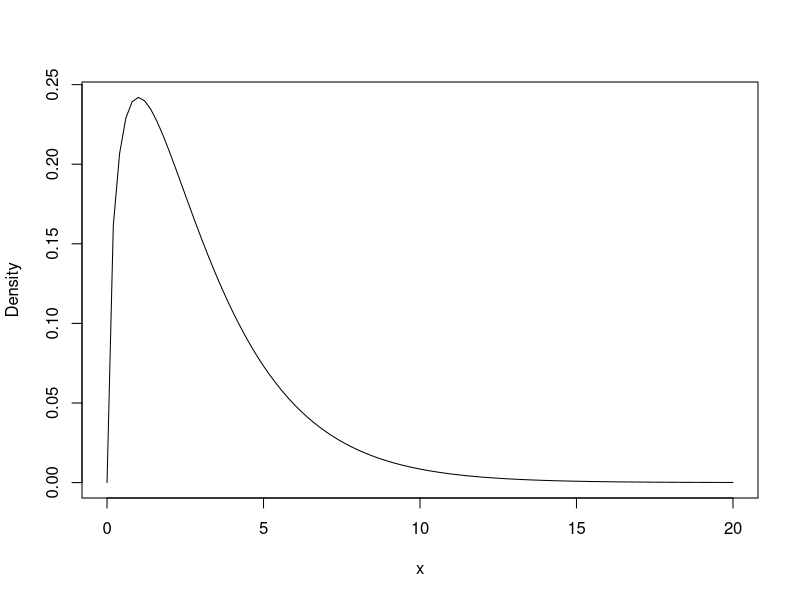

The R script that drew this image: (Note: this script raises an error after producing the figure.)
## ---- chunk 1
knitr::opts_chunk$set(echo = TRUE, highlight=FALSE)
## ---- chunk 2
# Set the random seed
set.seed(10312002)
# Plot the density curve of a chi-squared distribution with 3 degrees of freedom
dcur<-curve(dchisq(x, df = 3), from = 0, to = 20, xlab = "x", ylab = "Density")
print(dcur)
## ---- chunk 3
# Set the degrees of freedom and population mean and standard deviation
df <- 3
mu <- 3
sigma <- 2.45

# Set the sample sizes
sizes <- c(8, 23, 52)

# Set the number of repetitions
reps <- 10000

# Initialize a list to store the results
results <- list()

# Loop over the sample sizes
for (size in sizes) {
  # Initialize a vector to store the Type I errors for this sample size
  type1_errors <- c()
  
  # Loop over the repetitions
  for (i in 1:reps) {
    # Generate a sample from the chi-squared distribution
    sample <- rchisq(size, df)
    
    # Conduct a two-sided z-test
    z <- (mean(sample) - mu)/(sigma/sqrt(size))
    pval <- 2 * pnorm(abs(z))
    type1_errors <- c(type1_errors, pval < 0.05)
    
    # Conduct a left-sided z-test
    z <- (mean(sample) - mu)/(sigma/sqrt(size))
    pval <- pnorm(z)
    type1_errors <- c(type1_errors, pval < 0.05)
    
    # Conduct a right-sided z-test
    z <- (mean(sample) - mu)/(sigma/sqrt(size))
    pval <- pnorm(-z)
    type1_errors <- c(type1_errors, pval < 0.05)
  }
  
  # Store the results for this sample size
  results[[as.character(size)]] <- type1_errors
}

## ---- chunk 4
# Install and load the required packages
install.packages(c("tibble", "purrr"))
library(tibble)
library(purrr)

# Initialize an empty tibble
tab <- tibble()

# Loop over the sample sizes
for (size in sizes) {
  # Get the Type I errors for this sample size
  errors <- results[[as.character(size)]]
  
  # Add a row to the tibble
  tab <- add_row(tab, size, sum(errors[1:reps]), sum(errors[(reps+1):(2*reps)]), sum(errors[(2*reps+1):(3*reps)]))
}

# Rename the columns
colnames(tab) <- c("Sample size", "Two-sided", "Left-sided", "Right-sided")

# Print the tibble
print(tab)

#Conclusions: To draw conclusions from the results, you can compare the number of Type I errors for each sample size and test type to the expected rate of 0.05. If the observed rate is close to 0.05, then the z-test is correctly controlling the Type I error rate. If the observed rate is significantly higher or lower than 0.05, then there may be a problem with the z-test.

## ---- chunk 5
# Set the number of repetitions
reps <- 10000

# Set the sample sizes
sample_sizes <- c(8, 23, 52)

# Set the degrees of freedom and population mean and standard deviation
df <- 3
mean <- 3
sd <- 2.45

# Initialize a matrix to store the results
results <- matrix(NA, nrow = reps, ncol = length(sample_sizes))

# Perform the Monte Carlo simulation
for (i in 1:reps) {
  for (j in 1:length(sample_sizes)) {
    # Generate a sample from the chi-squared distribution
    sample <- rchisq(sample_sizes[j], df)
    
    # Conduct the two-sided t-test
    two_sided <- t.test(sample, mu = mean, alternative = "two.sided")
    results[i, j] <- two_sided$p.value
  }
}

# Calculate the empirical Type I error for the two-sided t-test
two_sided_error <- mean(results < 0.05)

# Repeat the process for the left-sided and right-sided t-tests
left_sided_error <- NA
right_sided_error <- NA
for (j in 1:length(sample_sizes)) {
  left_sided_error[j] <- mean(t.test(rchisq(sample_sizes[j], df), mu = mean, alternative = "less")$p.value < 0.05)
  right_sided_error[j] <- mean(t.test(rchisq(sample_sizes[j], df), mu = mean, alternative = "greater")$p.value < 0.05)
}

## ---- chunk 6
# Create a data frame to display the results
results_df <- data.frame(
  Sample_Size = sample_sizes,
  Two_Sided = two_sided_error,
  Left_Sided = left_sided_error,
  Right_Sided = right_sided_error
)

# Print the results
print(results_df)

#Conclusion:  if the empirical Type I error is close to the desired level of 0.05 for all sample sizes, it suggests that the t-test is correctly conducted.
## ---- chunk 7
# Set the number of repetitions
reps <- 10000

# Set the sample sizes
sample_sizes <- c(8, 23, 52)

# Set the degrees of freedom and population mean and standard deviation
df <- 3
mean <- 3
sd <- 2.45

# Initialize a matrix to store the results
results <- matrix(NA, nrow = reps, ncol = length(sample_sizes))

# Perform the Monte Carlo simulation
for (i in 1:reps) {
  for (j in 1:length(sample_sizes)) {
    # Generate a sample from the chi-squared distribution
    sample <- rchisq(sample_sizes[j], df)
    
    # Conduct the two-sided z-test
    two_sided <- t.test(sample, mu = mean, alternative = "two.sided", var.equal = TRUE)
    results[i, j] <- two_sided$p.value
  }
}

# Calculate the empirical Type I error for the two-sided z-test
two_sided_error <- mean(results < 0.05)

# Repeat the process for the left-sided and right-sided z-tests
left_sided_error <- NA
right_sided_error <- NA
for (j in 1:length(sample_sizes)) {
  left_sided_error[j] <- mean(t.test(rchisq(sample_sizes[j], df), mu = mean, alternative = "less", var.equal = TRUE)$p.value < 0.05)
  right_sided_error[j] <- mean(t.test(rchisq(sample_sizes[j], df), mu = mean, alternative = "greater", var.equal = TRUE)$p.value < 0.05)
}

## ---- chunk 8
# Create a data frame to display the results
results_df <- data.frame(
  Sample_Size = sample_sizes,
  Two_Sided = two_sided_error,
  Left_Sided = left_sided_error,
  Right_Sided = right_sided_error
)

# Print the results
print(results_df)

#conclusions: if the empirical Type I error is significantly different from the desired level of 0.05 for any sample size, it suggests that the z-test is not correctly conducted.
